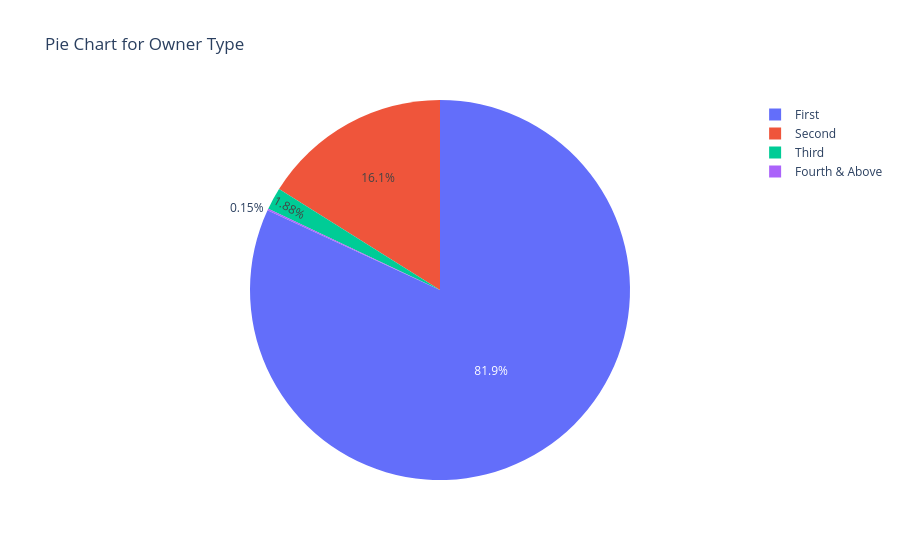

The notebook cell this image was saved under:
### Code cell
fig = px.pie(df_rm,names="Owner_Type",title="Pie Chart for Owner Type")
fig.show()

### Figure 1 — Plotly figure (JSON) as saved in the notebook; plotly's stock layout.template omitted (floating-point values rounded to 4 significant figures; data arrays with more than 128 entries replaced by an {"elided": "..."} marker saying what was removed)
{"data": [{"domain": {"x": [0, 1], "y": [0, 1]}, "hovertemplate": "Owner_Type=%{label}<extra></extra>", "labels": {"elided": "6019 str values"}, "legendgroup": "", "name": "", "showlegend": true, "type": "pie"}], "layout": {"legend": {"tracegroupgap": 0}, "title": {"text": "Pie Chart for Owner Type"}}}
